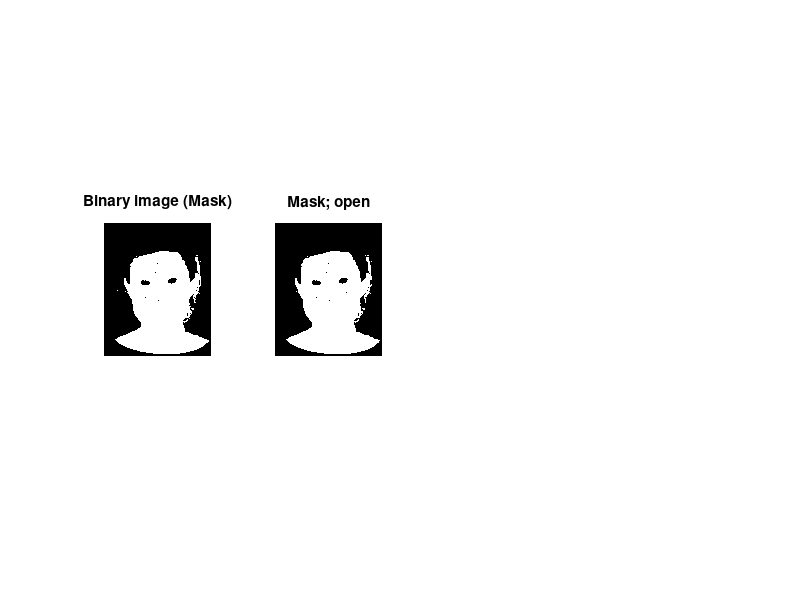

The MATLAB source for this figure: (Note: this script raises an error after producing the figure.)
function faceDetection() 

    % Step 1: Load image
    load ('db0Images');
    originalImage = im2double(db0Images{3});
    % subplot(2, 6, 1), imshow(originalImage), title("Original Image")

    % Step 2: Create YCbCr image
    % Converts the truecolor image RGB to the equivalent 
    % image in the YCbCr color space
    ycbcrImage = rgb2ycbcr(originalImage);
    % subplot(2, 6, 2), imshow(ycbcrImage), title("YCbCr Image")

    % Step 3: Create Luminance Image, Blue Chroma Image and Red Croma Image
    yImage = ycbcrImage(:,:,1);
    cbImage = ycbcrImage(:,:,2);
    crImage = ycbcrImage(:,:,3);
    % subplot(2, 6, 3), imshow(yImage), title("Luminance Image")
    % subplot(2, 6, 4), imshow(cbImage), title("Blue Chroma Image")
    % subplot(2, 6, 5), imshow(crImage), title("Red Chroma Image")

    % Step 4: Convert crImage into a binary image using a threshold
    threshold = graythresh(crImage);
    imageMask = im2bw(crImage, threshold);
    figure, subplot(1, 4, 1), imshow(imageMask), title("Binary image (Mask)")

    % Calculate the euler number 
    %(number of objects in the region minus the number of holes in those objects)
    bweuler(imageMask);

    % Step 5: Morphological operations
    morphMask = bwmorph(imageMask, 'open');
    subplot(1, 4, 2), imshow(morphMask), title("Mask; open")

    se = strel('sphere', 9);
    morphMask = imdilate(morphMask,se);
    %maskMorph = bwmorph(maskMorph, 'close', 1000);
    subplot(1, 4, 3), imshow(morphMask), title("Mask; close")

    % Step 6: Combine original image with the mask
    faceMask = originalImage .* morphMask;
    subplot(1, 4, 4), imshow(faceMask), title("Face Mask")

    %{ Not necessary atm!
    % Step 6: Cb/Y, Cr/Y and Skin color samples in (Cb/Y) - (Cr/Y) subspace
    cbdivyImage = (cbImage./yImage)
    %cbdivyImage = cbdivyImage/max(abs(cbdivyImage(:)))
    subplot(2, 6, 7), imshow(cbdivyImage), title("Cb/Y Image")

    crdivyImage = (crImage./yImage);
    %crdivyImage = crdivyImage/max(abs(crdivyImage(:)))
    subplot(2, 6, 8), imshow(crdivyImage), title("Cr/Y Image")

    mapImage = cbdivyImage - crdivyImage;
    subplot(2, 6, 9), imshow(mapImage), title("Map Image")
    %}
    
end